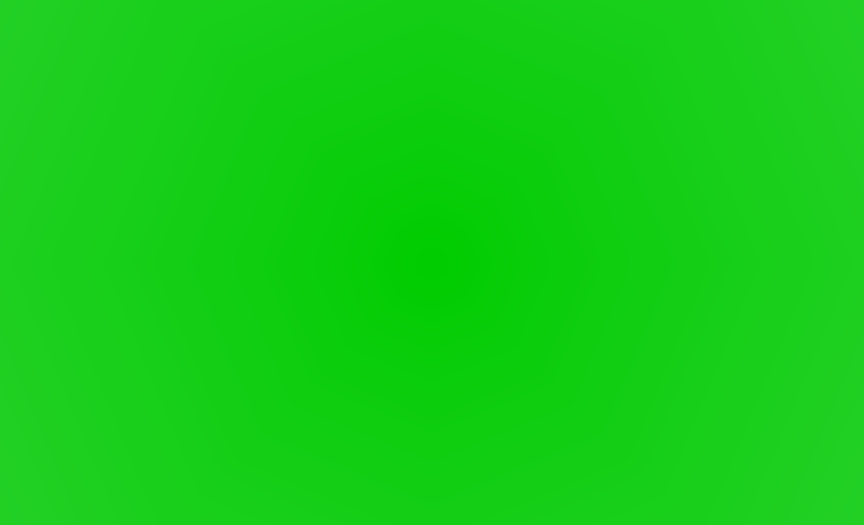
%> input picture arena_anim_1.tif, 864 x 525 px
$ octave --eval "result = binarizeImage(imread('arena_anim_1.tif'));"   (GNU Octave 9; MATLAB toolbox functions it lacks are replaced by stand-ins)
%> lines starting %> are read from the running program, lines starting %| are printed output that depends on the picture; in (x1, y1, x2, y2) boxes, pixels count from 0 and x2, y2 are one past the last pixel; in counts of white or black regions, pixels touching at a corner belong together; the program's own positions count from 1
function BWimage = binarizeImage(image)

%converts image to binary, returns it as an integer array, not a truth array
imageGrey = im2gray(image);
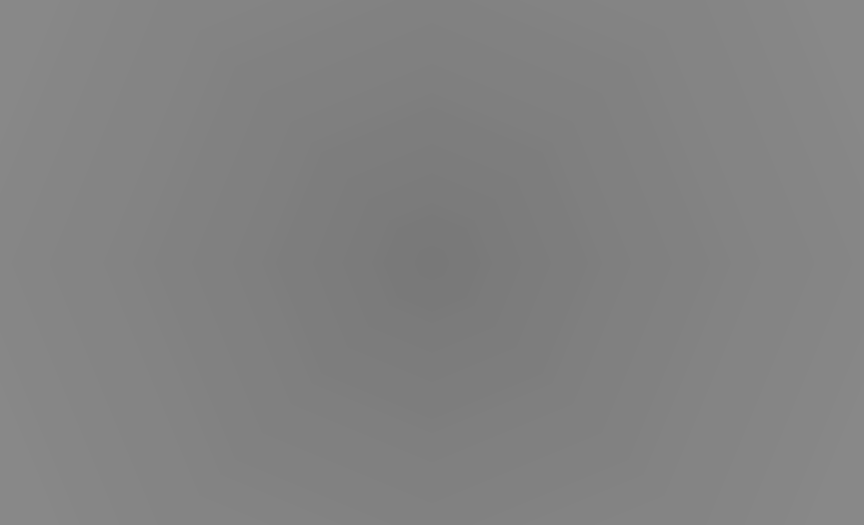
%> imageGrey: size 525x864 uint8; min 120, max 136, mean 129.7
BWimage = imbinarize(imageGrey) .* 255;
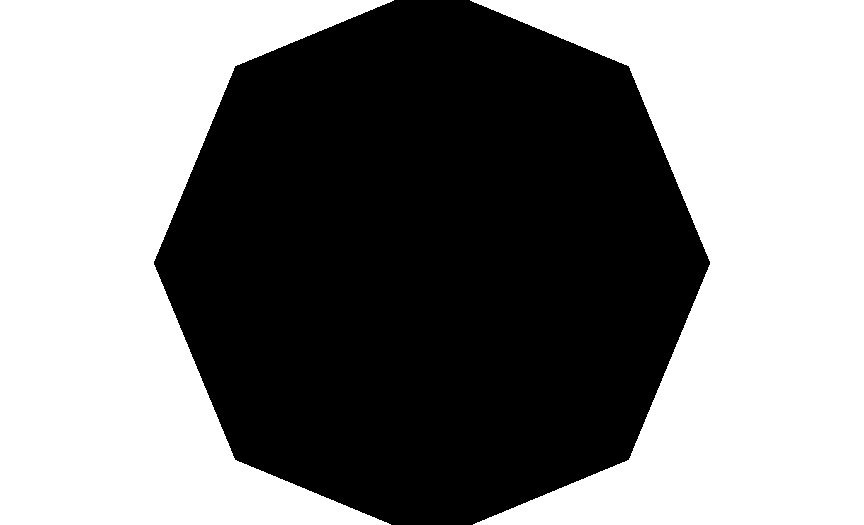
%> BWimage: size 525x864 double; 52% white; 1 black region, box (x1, y1, x2, y2) and area: (154, 0, 710, 525) 217720
